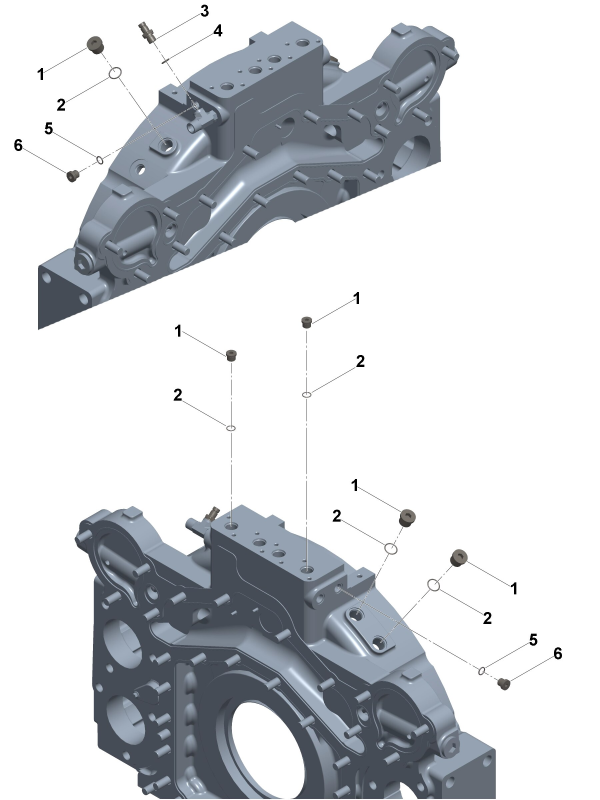
#> input picture drawings/33239746/075_fh_075_fh0674300_01.png, 1800 x 2400 px, found by its file name (shown at 1/3 size); its folder holds only this picture in this run
$ python copy_media.py
#> lines starting #> are read from the running program, lines starting #| are printed output that depends on the picture
### kb_build/common.py
#!/usr/bin/env python3
# -*- coding: utf-8 -*-
"""Общие константы и утилиты сборки базы знаний."""
import json
import os
import re
import unicodedata

SRC = os.environ.get("KB_SRC", "/home/user/Cummins_Parts_Book")
NHL = {
    "NTE200": os.environ.get("KB_NTE200", "/home/user/NHL_Parts_Book-NTE200"),
    "NTE240": os.environ.get("KB_NTE240", "/home/user/NHL_Parts_Book-NTE240"),
    "TR100A": os.environ.get("KB_TR100", "/home/user/NHL_Parts_Book-TR100"),
}
VAULT = os.environ.get("KB_VAULT", "/home/user/kb_vault")
BUILD = os.path.join(SRC, "kb_build")

# ссылка на исходные PDF в репозитории (ветка с полной выгрузкой)
PDF_BASE = ("https://github.com/victorekuznetsov/Cummins_Parts_Book/raw/"
            "claude/cummins-parts-knowledge-base-qa0n50/bulletins/")

DIRS = {
    "docs": "20 Документы",
    "proc": "20 Документы/Процедуры",
    "tsb": "20 Документы/TSB",
    "bulletin": "20 Документы/Сервисные бюллетени",
    "sti": "20 Документы/Инструмент STI",
    "install": "20 Документы/Инструкции по установке",
    "outline": "20 Документы/Габаритные чертежи",
    "manual": "20 Документы/Руководства",
    "engine": "10 Двигатели",
    "machine": "11 Машины",
    "part": "30 Детали",
    "option": "40 Узлы",
    "kit": "50 Комплекты",
    "topic": "60 Темы",
    "index": "01 Индексы",
    "fig": "90 Приложения/Иллюстрации",
    "draw": "90 Приложения/Чертежи",
    "media": "90 Приложения/Медиа машин",
    "photo": "90 Приложения/Фото деталей",
    "manpdf": "90 Приложения/Руководства машин",
}

CAT_RU = {
    "procedures": "Процедура",
    "tsb": "TSB",
    "bulletin": "Сервисный бюллетень",
    "sti": "Инструкция по инструменту",
    "install_inst": "Инструкция по установке",
    "outlines": "Габаритный чертёж",
    "manual": "Руководство",
}
CAT_DIR = {
    "procedures": DIRS["proc"],
    "tsb": DIRS["tsb"],
    "bulletin": DIRS["bulletin"],
    "sti": DIRS["sti"],
    "install_inst": DIRS["install"],
    "outlines": DIRS["outline"],
    "manual": DIRS["manual"],
}
CAT_TAG = {
    "procedures": "документ/процедура",
    "tsb": "документ/tsb",
    "bulletin": "документ/бюллетень",
    "sti": "документ/инструмент",
    "install_inst": "документ/установка",
    "outlines": "документ/чертёж",
    "manual": "документ/руководство",
}

# ESN документации -> семейство двигателей -> ESN каталогов
DOC_ESN = {
    "33239899": ("K38/K50 · QSK38, QSK50, QSK60", ["33239899", "33239746"]),
    "37292556": ("QST30", ["37292556", "37295879"]),
    "41353297": ("QSK19", ["41349633"]),
    "41370103": ("NT/NTA855 · ISM/QSM11", ["41343322"]),
    "93087701": ("C8.3 · 6C8.3", ["93058669"]),
}
FAMILY_OF_CAT = {}
for _doc_esn, (_fam, _cats) in DOC_ESN.items():
    for _c in _cats:
        FAMILY_OF_CAT[_c] = (_fam, _doc_esn)

MONTHS = {m: i + 1 for i, m in enumerate(
    ["jan", "feb", "mar", "apr", "may", "jun", "jul", "aug", "sep", "oct", "nov", "dec"])}

BAD_CHARS = re.compile(r'[\\/:*?"<>|#\^\[\]]')


# [22 lines left out: functions iso_date, safe_name, not called in this run]


def yaml_str(s):
    s = (s or "").replace('"', "'").replace("\n", " ")
    return '"%s"' % s


# [31 lines left out: functions frontmatter, write_note, load_json, not called in this run]


def save_json(path, obj):
    os.makedirs(os.path.dirname(path), exist_ok=True)
    with open(path, "w", encoding="utf-8") as fh:
        json.dump(obj, fh, ensure_ascii=False, indent=1)


# [17 lines left out: functions catalogs, ru, not called in this run]

### kb_build/media.py
#!/usr/bin/env python3
# -*- coding: utf-8 -*-
"""Перенос и сжатие графики в хранилище.

Чертежи и схемы (штриховая графика) -> PNG в оттенках серого с палитрой,
фотографии деталей и иллюстрации руководств -> JPEG.
Имена файлов сохраняются, чтобы ссылки [[имя]] в заметках не ломались.
"""
import os
import sys

from PIL import Image

sys.path.insert(0, os.path.dirname(os.path.abspath(__file__)))
from common import VAULT


def _flatten(path):
    im = Image.open(path)
#> im is the input picture: PIL image 1800x2400 RGB; mean R, G, B 208.8, 211.5, 215.1
    if im.mode in ("RGBA", "LA", "P"):
        im = im.convert("RGBA")
        bg = Image.new("RGBA", im.size, (255, 255, 255, 255))
        im = Image.alpha_composite(bg, im)
    return im


def line_art(src, dst, maxside=1600, colors=16):
    """Штриховая графика: серый + палитра, PNG."""
    im = _flatten(src).convert("L")
#> im: PIL image 1800x2400 L
    if max(im.size) > maxside:
        im.thumbnail((maxside, maxside), Image.LANCZOS)
#> im: PIL image 1350x1800 L
    im.convert("P", palette=Image.ADAPTIVE, colors=colors).save(dst, "PNG", optimize=True)
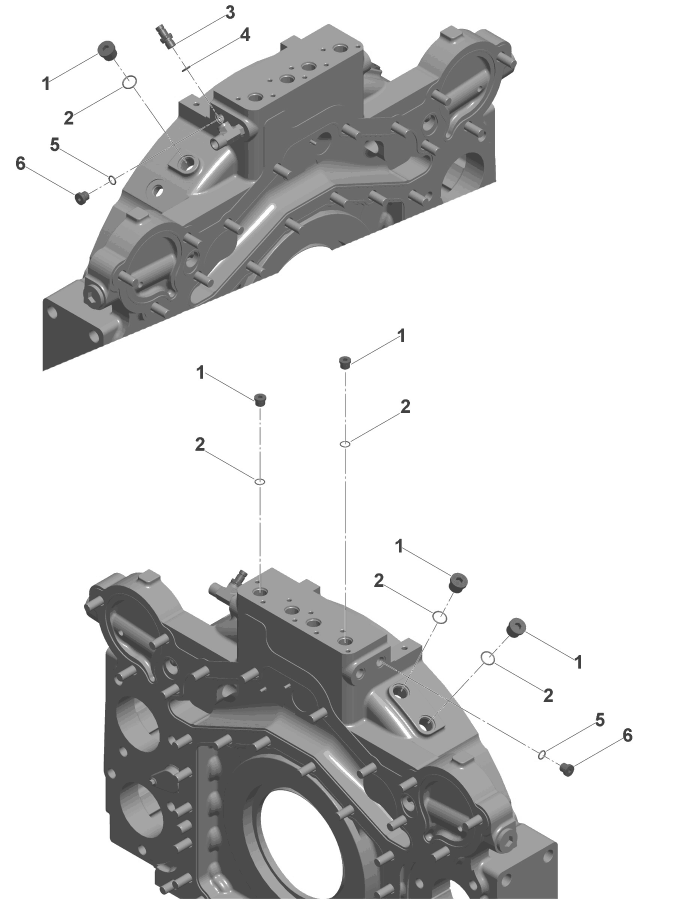
#> saved as 075_fh_075_fh0674300_01.png: PIL image 1350x1800 P (shown at 1/2 size); min 65, max 255, mean 211.1


def photo(src, dst, maxside=900, quality=78):
    """Фотографии и цветные иллюстрации: JPEG."""
#> called with maxside = 520, quality = 80
    im = _flatten(src).convert("RGB")
    if max(im.size) > maxside:
        im.thumbnail((maxside, maxside), Image.LANCZOS)
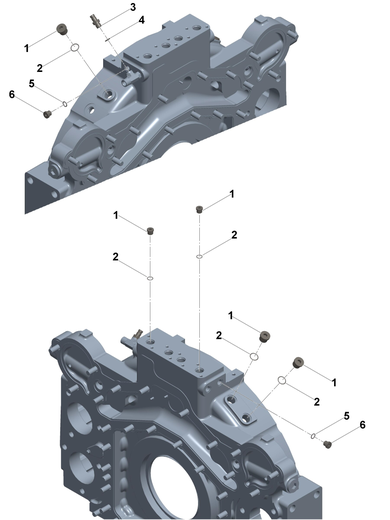
#> im: PIL image 390x520 RGB; mean R, G, B 208.7, 211.4, 215
    im.save(dst, "JPEG", quality=quality, optimize=True, progressive=True)


def convert_tree(src_dir, rel_out, mode="line", exts=(".png", ".jpg", ".jpeg"),
                 maxside=1600, rename=None, quality=78):
    """Обрабатывает каталог с картинками. Возвращает {исходное имя: имя в хранилище}."""
    out_dir = os.path.join(VAULT, rel_out)
    os.makedirs(out_dir, exist_ok=True)
    mapping = {}
    if not os.path.isdir(src_dir):
        return mapping
    for name in sorted(os.listdir(src_dir)):
        base, ext = os.path.splitext(name)
        if ext.lower() not in exts:
            continue
        src = os.path.join(src_dir, name)
        out_name = (rename(base) if rename else base) + (".png" if mode == "line" else ".jpg")
        dst = os.path.join(out_dir, out_name)
        try:
            if mode == "line":
                line_art(src, dst, maxside=maxside)
            else:
                photo(src, dst, maxside=maxside, quality=quality)
        except Exception:                                   # noqa: BLE001
            continue
        mapping[name] = out_name
    return mapping


# [7 lines left out: function copy_file, not called in this run]

### kb_build/copy_media.py
#!/usr/bin/env python3
# -*- coding: utf-8 -*-
"""Перенос графики в хранилище: чертежи узлов Cummins, фотографии деталей,
чертежи и иллюстрации машин NHL, PDF-руководства машин."""
import os
import sys

sys.path.insert(0, os.path.dirname(os.path.abspath(__file__)))

from common import DIRS, NHL, SRC, save_json, BUILD
from media import convert_tree, copy_file

PHOTO_SRC = os.path.join(NHL["NTE240"], "engine", "parts", "33239746")


def main():
    report = {}

    # чертежи узлов двигателей Cummins
    total = 0
    root = os.path.join(SRC, "drawings")
    for esn in sorted(os.listdir(root)):
        d = os.path.join(root, esn)
        if os.path.isdir(d):
            m = convert_tree(d, f"{DIRS['draw']}/{esn}", mode="line", maxside=1800)
            total += len(m)
    report["чертежи узлов"] = total

    # фотографии деталей (локальная выгрузка QSK60)
    m = convert_tree(PHOTO_SRC, DIRS["photo"], mode="photo", maxside=520, quality=80)
    report["фото деталей"] = len(m)

    # графика машин NHL
    for machine, base in NHL.items():
        cnt = 0
        for sub, mode, side in (("drawings", "line", 1600),
                                ("service", "photo", 1100),
                                ("service_media", "photo", 1100),
                                ("manual_media", "photo", 1100),
                                ("engine", "photo", 1100)):
            src = os.path.join(base, sub)
            if not os.path.isdir(src):
                continue
            mm = convert_tree(src, f"{DIRS['media']}/{machine}", mode=mode,
                              maxside=side, rename=lambda b, mc=machine: f"{mc}_{b}")
            cnt += len(mm)
        report[f"графика {machine}"] = cnt

        # PDF-руководства машины
        pdfs = 0
        mdir = os.path.join(base, "manuals")
        if os.path.isdir(mdir):
            for f in sorted(os.listdir(mdir)):
                if f.lower().endswith(".pdf"):
                    copy_file(os.path.join(mdir, f),
                              f"{DIRS['manpdf']}/{machine}_{f}")
                    pdfs += 1
        report[f"PDF {machine}"] = pdfs

    save_json(os.path.join(BUILD, "state_media.json"), report)
    for k, v in report.items():
        print(f"{k}: {v}")


if __name__ == "__main__":
    main()
